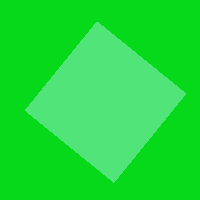
#> input picture images/geometric/square/Square_9befdfd4-2a90-11ea-8123-8363a7ec19e6.png, 200 x 200 px, given as the content of the folder dataset/geometric/circle, which was not available
$ python main_vc_intermediario.py
#> lines starting #> are read from the running program, lines starting #| are printed output that depends on the picture; after the words box and inside, x2 and y2 are one past the last pixel; in counts of white or black regions, pixels touching at a corner belong together; pictures that were not available may be replaced by others from this repository, and a replacement may not be noted
import os
import cv2
import matplotlib.pyplot as plt
import numpy as np
import pandas as pd
from random import shuffle
from sklearn.model_selection import train_test_split
from sklearn import metrics,svm
from sklearn.metrics import classification_report
from sklearn.ensemble import RandomForestClassifier
from sklearn.neural_network import MLPClassifier
from sklearn.neighbors import KNeighborsClassifier
from sklearn.linear_model import SGDClassifier
from sklearn.naive_bayes import GaussianNB
from sklearn import tree
from skimage.measure import regionprops
from skimage.filters import threshold_otsu
from sklearn.preprocessing import MaxAbsScaler


def load_data(datadir, classes, img_size=100):
#> called with datadir = 'dataset/geometric', img_size = 100
    training_data = []
    label = []
    for classe in range(len(classes)):
        path = os.path.join(datadir, classes[classe])
        shufled_list  = list(os.listdir(path))
        shuffle(shufled_list)
        for img in shufled_list:
            img_array = cv2.imread(os.path.join(path, img), cv2.IMREAD_GRAYSCALE)
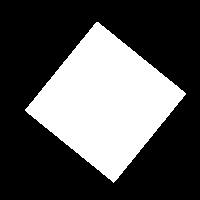
#> img_array: shape (200, 200); values 131 (black) and 171 (white), 33.2% white; 1 white region, box (x1, y1, x2, y2) and area: (25, 22, 186, 183) 13261
            img_array = cv2.resize(img_array, (img_size, img_size))
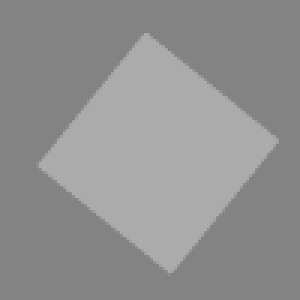
#> img_array: shape (100, 100) (shown 3 times larger); min 131, max 171, mean 144.3
            unique = np.unique(img_array)
#> unique = [131, 141, 151, 161, 171]
            if len(unique) == 1:
                continue
            training_data.append(img_array)
            label.append(classe)
    return training_data , label

def get_contours_param(contour):
    contour_area = contour[0].filled_area
    contour_perimeter = contour[0].perimeter
    contour_convex_area = contour[0].convex_area
    diameter = contour[0].equivalent_diameter
    return contour_area , contour_perimeter, contour_convex_area, diameter

def features_extraction(images):
    features_list = []
    for image in images:
        thresh = threshold_otsu(image)
        binary = np.array(image > thresh).astype(int)
        white_pixel = np.where(binary > 0)
        if len(white_pixel[0]) > 7000:
            binary = abs(1-binary) # ajuste de imagens negativas
        regions = regionprops(binary)
        contour_area , contour_perimeter, contour_convex_area, diameter = get_contours_param(regions)
        features_list.append([contour_area , contour_perimeter, contour_convex_area, diameter])
#> this loop made 4 passes
#> pass 1, in features_extraction, `binary = np.array(image > thresh).astype(int)`:
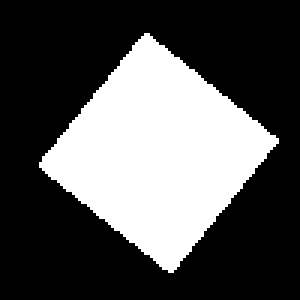
#> binary: shape (100, 100) int64 (shown 3 times larger); values 0 (black) and 1 (white), 33.2% white; 1 white region, box (x1, y1, x2, y2) and area: (13, 11, 93, 91) 3322
    norm =  MaxAbsScaler()
    norm.fit(features_list)
    norm_features = norm.transform(features_list)
    return norm_features

def generate_svm_model(train_data,label_train_data,test_data):
    clf = svm.SVC(kernel='linear')
    clf.fit(train_data, label_train_data)
    predicted = clf.predict(test_data)
    return predicted

def generate_SGDC_model(train_data,label_train_data,test_data):
    clf = SGDClassifier(loss="hinge", penalty="l2", max_iter=200)
    clf.fit(train_data, label_train_data)
    predicted = clf.predict(test_data)
    return predicted

def generate_naive_bayes_model(train_data,label_train_data,test_data):
    gnb = GaussianNB()
    gnb.fit(train_data, label_train_data)
    predicted = gnb.predict(test_data)
    return predicted

def generate_decision_tree_model(train_data,label_train_data,test_data):
    clf = tree.DecisionTreeClassifier()
    clf = clf.fit(train_data, label_train_data)
    predicted = clf.predict(test_data)
    return predicted

def generate_random_forest_model(X_train, y_train,test_data):
    rfc = RandomForestClassifier(criterion= 'entropy', max_depth= 8, max_features='auto', n_estimators=200)
    rfc.fit(X_train,y_train)
    predicted = rfc.predict(test_data)
    return predicted

def generate_MLP_model(X_train, y_train,test_data):
    classifier = MLPClassifier(hidden_layer_sizes=(100,100,100), max_iter=300,activation = 'relu',solver='adam',random_state=1)
    classifier.fit(X_train, y_train)
    predicted = classifier.predict(test_data)
    return predicted

def generate_knn_model(train_data,label_train_data,test_data):
    knn = KNeighborsClassifier()
    knn.fit(train_data,label_train_data)
#> (the run stopped early here; a loop or call above may not have finished)
